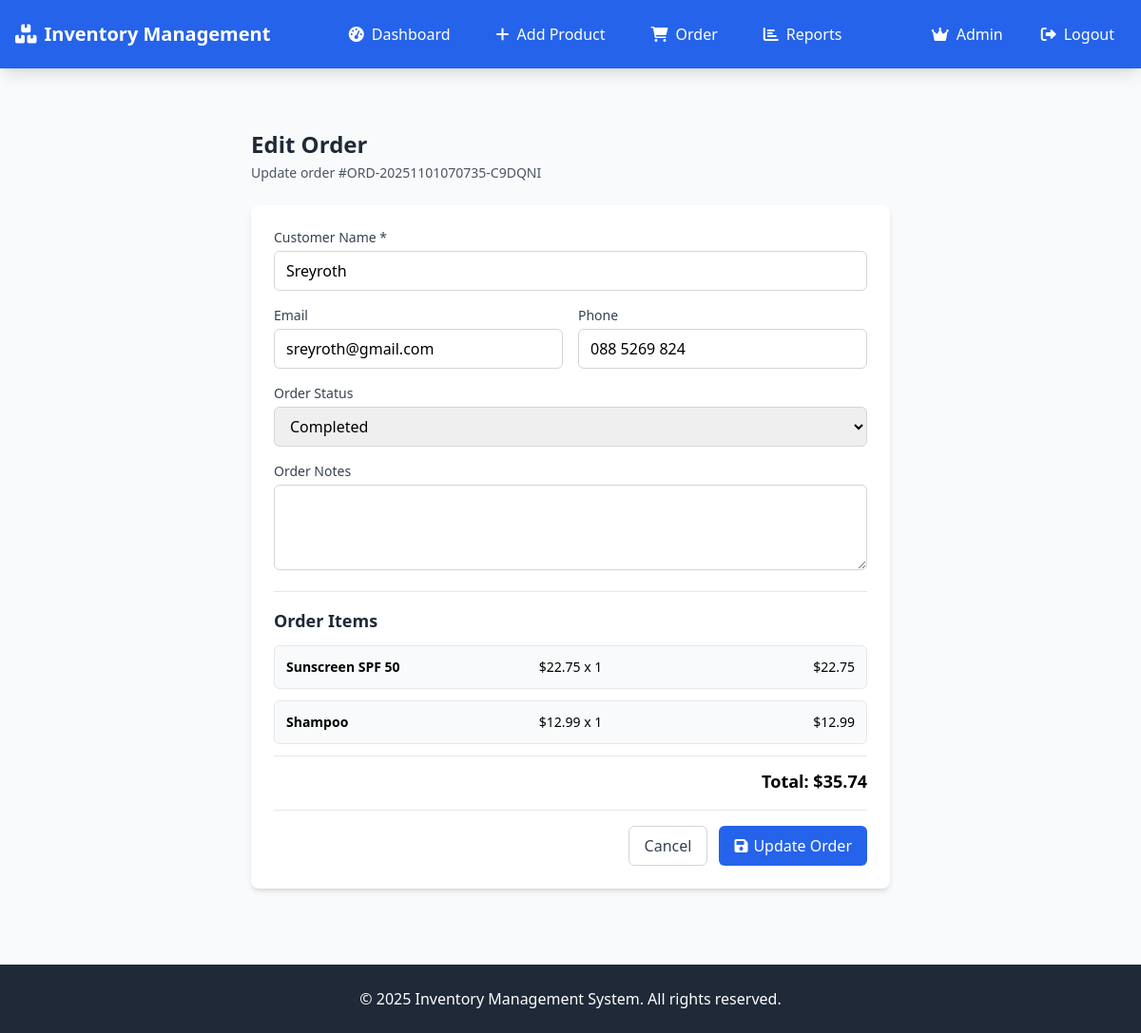
/edit-order/1 (signed in), run on the app's committed database.
### models.py (models this page shows, shortened)
class Order(db.Model):
    __tablename__ = 'orders'
    id = db.Column(db.Integer, primary_key=True)
    order_number = db.Column(db.String(50), unique=True, nullable=False)
    customer_name = db.Column(db.String(100), nullable=False)
    customer_email = db.Column(db.String(120))
    customer_phone = db.Column(db.String(20))
    status = db.Column(db.String(20), default='pending')
    total_amount = db.Column(db.Float, nullable=False)
    notes = db.Column(db.Text)
    created_at = db.Column(db.DateTime, default=datetime.utcnow)
    updated_at = db.Column(db.DateTime, default=datetime.utcnow, onupdate=datetime.utcnow)
    items = db.relationship('OrderItem', backref='order', cascade='all, delete-orphan', lazy=True)

class OrderItem(db.Model):
    __tablename__ = 'order_items'
    id = db.Column(db.Integer, primary_key=True)
    order_id = db.Column(db.Integer, db.ForeignKey('orders.id'), nullable=False)
    product_id = db.Column(db.Integer, db.ForeignKey('products.id'), nullable=False)
    product_name = db.Column(db.String(100), nullable=False)
    product_price = db.Column(db.Float, nullable=False)
    quantity = db.Column(db.Integer, nullable=False)
    total_price = db.Column(db.Float, nullable=False)
    product = db.relationship('Product')

### app.py (the view)
    @login_required
    def decorated_function(*args, **kwargs):
        if not current_user.is_admin():
            flash('Admin access required.', 'error')
            return redirect('/')
        return f(*args, **kwargs)

### app.py (called while the page is built, shortened)
@login_manager.user_loader
def load_user(user_id):
    return User.query.get(int(user_id))

def admin_required(f):
    @login_required
    def decorated_function(*args, **kwargs):
        if not current_user.is_admin():
            flash('Admin access required.', 'error')
            return redirect('/')
        return f(*args, **kwargs)
    decorated_function.__name__ = f.__name__
    return decorated_function

@app.route('/edit-order/<int:id>', methods=['GET', 'POST'])
@admin_required
def edit_order(id):
    order = Order.query.get_or_404(id)
    return render_template('edit_order.html', order=order)

### models.py (called while the page is built)
    def is_admin(self):
        return self.role == 'admin'

### templates/edit_order.html (shortened to what this page needs)
{% extends "base.html" %}
{% block content %}
<div class="max-w-2xl mx-auto">
    <div class="mb-6">
        <h1 class="text-2xl font-bold text-gray-800 mb-1">Edit Order</h1>
        <p class="text-sm text-gray-600">Update order #{{ order.order_number }}</p>
    </div>
    <div class="bg-white rounded-lg shadow-md p-6">
        <form method="POST" class="space-y-4">
            <div>
                <label for="customer_name" class="block text-sm font-medium text-gray-700 mb-1">Customer Name *</label>
                <input type="text" id="customer_name" name="customer_name" value="{{ order.customer_name }}" required
                       class="w-full px-3 py-2 border border-gray-300 rounded-md focus:outline-none focus:ring-2 focus:ring-blue-500">
            </div>
            <div class="grid grid-cols-1 md:grid-cols-2 gap-4">
                <div>
                    <label for="customer_email" class="block text-sm font-medium text-gray-700 mb-1">Email</label>
                    <input type="email" id="customer_email" name="customer_email" value="{{ order.customer_email or '' }}"
                           class="w-full px-3 py-2 border border-gray-300 rounded-md focus:outline-none focus:ring-2 focus:ring-blue-500">
                </div>
                <div>
                    <label for="customer_phone" class="block text-sm font-medium text-gray-700 mb-1">Phone</label>
                    <input type="text" id="customer_phone" name="customer_phone" value="{{ order.customer_phone or '' }}"
                           class="w-full px-3 py-2 border border-gray-300 rounded-md focus:outline-none focus:ring-2 focus:ring-blue-500">
                </div>
            </div>
            <div>
                <label for="status" class="block text-sm font-medium text-gray-700 mb-1">Order Status</label>
                <select id="status" name="status" class="w-full px-3 py-2 border border-gray-300 rounded-md focus:outline-none focus:ring-2 focus:ring-blue-500">
                    <option value="completed" {% if order.status == 'completed' %}selected{% endif %}>Completed</option>
                </select>
            </div>
            <div>
                <label for="notes" class="block text-sm font-medium text-gray-700 mb-1">Order Notes</label>
                <textarea id="notes" name="notes" rows="3"
                          class="w-full px-3 py-2 border border-gray-300 rounded-md focus:outline-none focus:ring-2 focus:ring-blue-500">{{ order.notes or '' }}</textarea>
            </div>
            <div class="border-t border-gray-200 pt-4">
                <h3 class="text-lg font-semibold text-gray-800 mb-3">Order Items</h3>
                <div class="space-y-3">
                    {% for item in order.items %}
                    <div class="border border-gray-200 rounded-md p-3 bg-gray-50">
                        <div class="grid grid-cols-3 gap-4 text-sm">
                            <div>
                                <strong>{{ item.product_name }}</strong>
                            </div>
                            <div class="text-center">
                                ${{ "%.2f"|format(item.product_price) }} x {{ item.quantity }}
                            </div>
                            <div class="text-right font-medium">
                                ${{ "%.2f"|format(item.total_price) }}
                            </div>
                        </div>
                    </div>
                    {% endfor %}
                    <div class="border-t border-gray-200 pt-3 text-right">
                        <strong class="text-lg">Total: ${{ "%.2f"|format(order.total_amount) }}</strong>
                    </div>
                </div>
            </div>
            <div class="flex justify-end space-x-3 pt-4 border-t border-gray-200">
                <a href="/view-order/{{ order.id }}"
                   class="px-4 py-2 border border-gray-300 rounded-md text-gray-700 hover:bg-gray-50 transition duration-200">
                    Cancel
                </a>
                <button type="submit"
                        class="px-4 py-2 bg-blue-600 text-white rounded-md hover:bg-blue-700 transition duration-200">
                    <i class="fas fa-save mr-1.5"></i>Update Order
                </button>
            </div>
        </form>
    </div>
</div>
{% endblock %}

### data on the page
Order: order_number "ORD-20251101070735-C9DQNI", customer_name "Sreyroth", customer_email "sreyroth@gmail.com", customer_phone "088 5269 824", status "Completed", total_amount "35.74"
OrderItem: product_name "Sunscreen SPF 50", product_price "22.75", quantity "1", total_price "22.75"
OrderItem: product_name "Shampoo", product_price "12.99", quantity "1", total_price "12.99"
